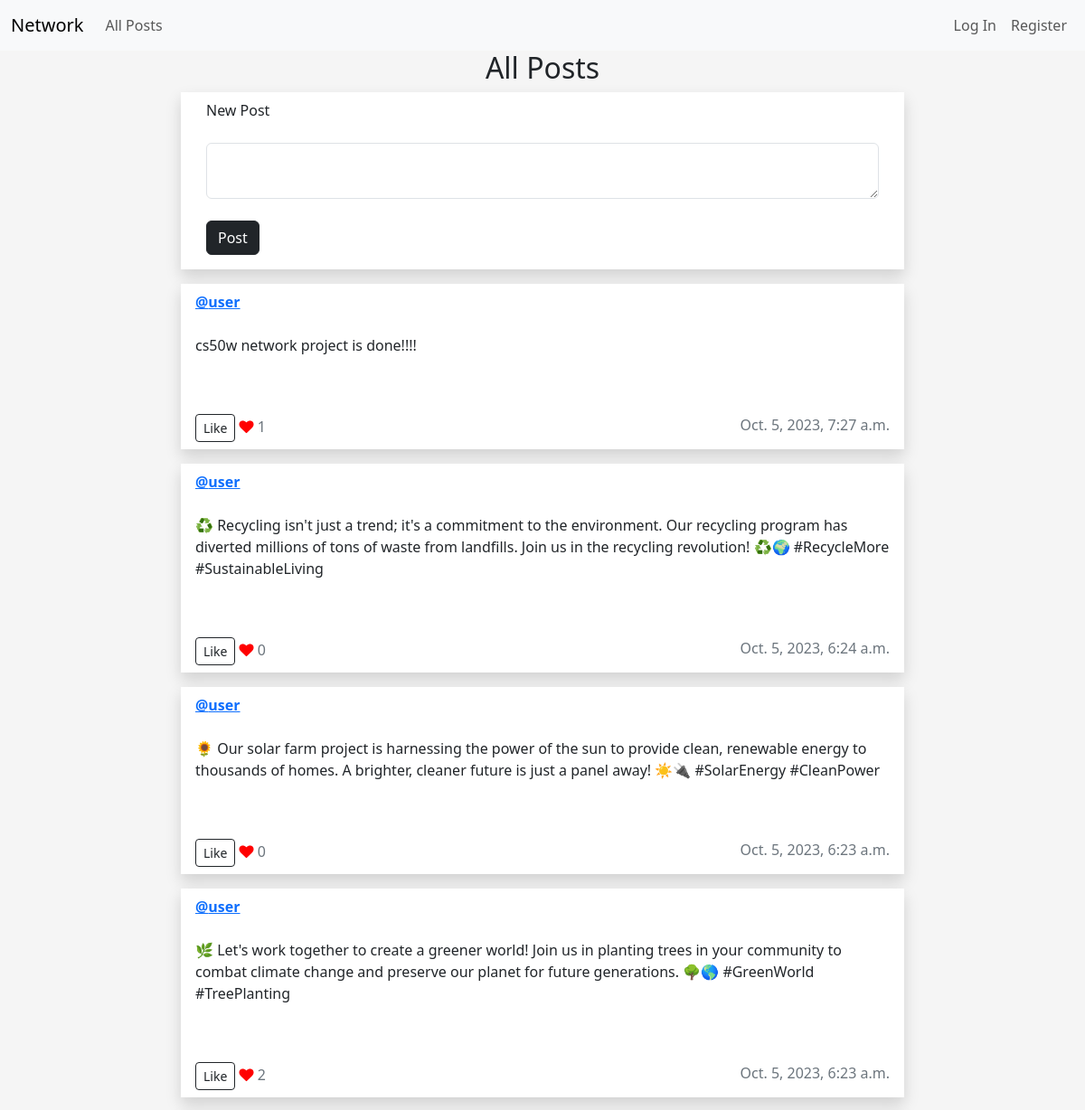
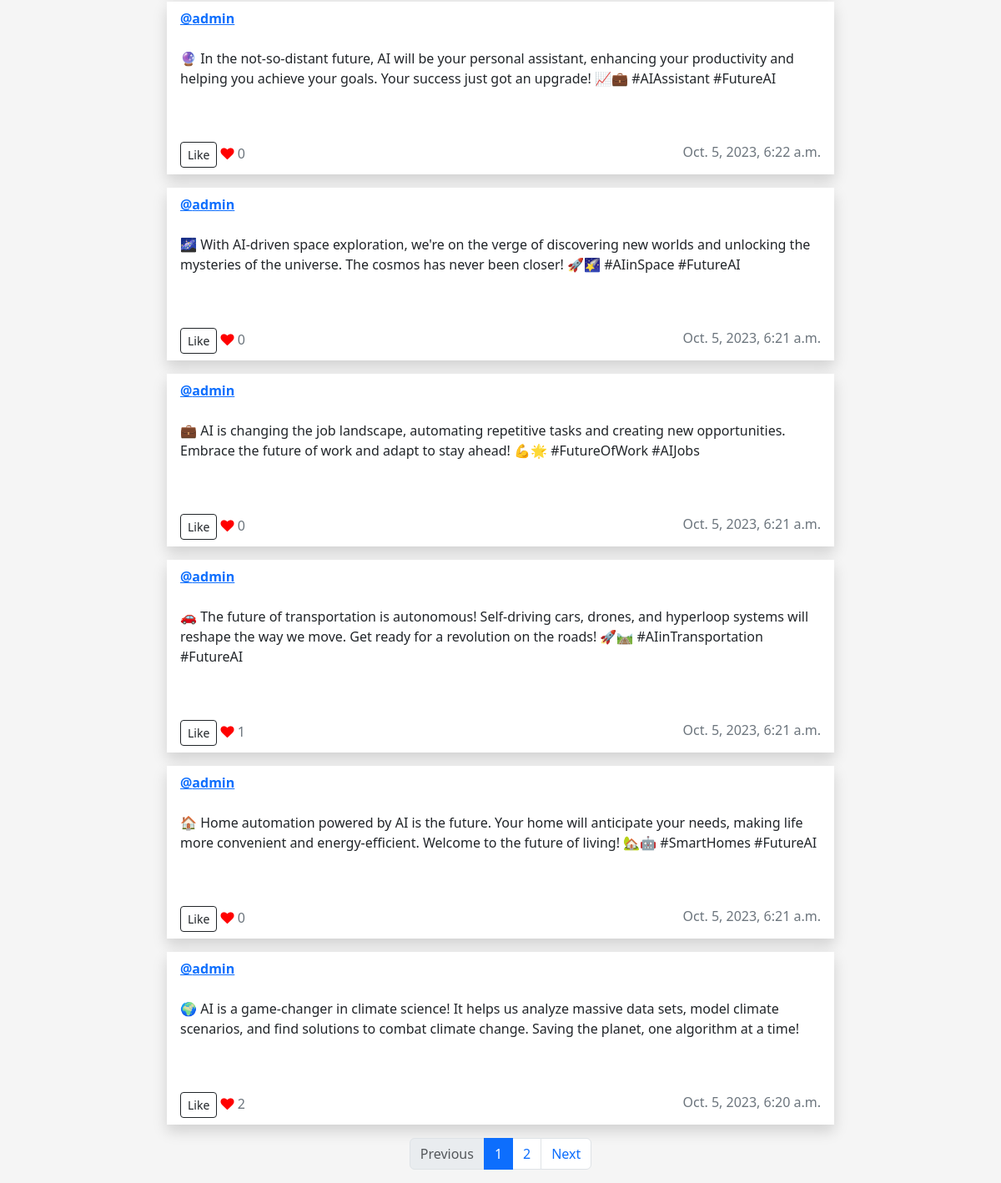
Before: / with the older database file (2 pictures, top to bottom).
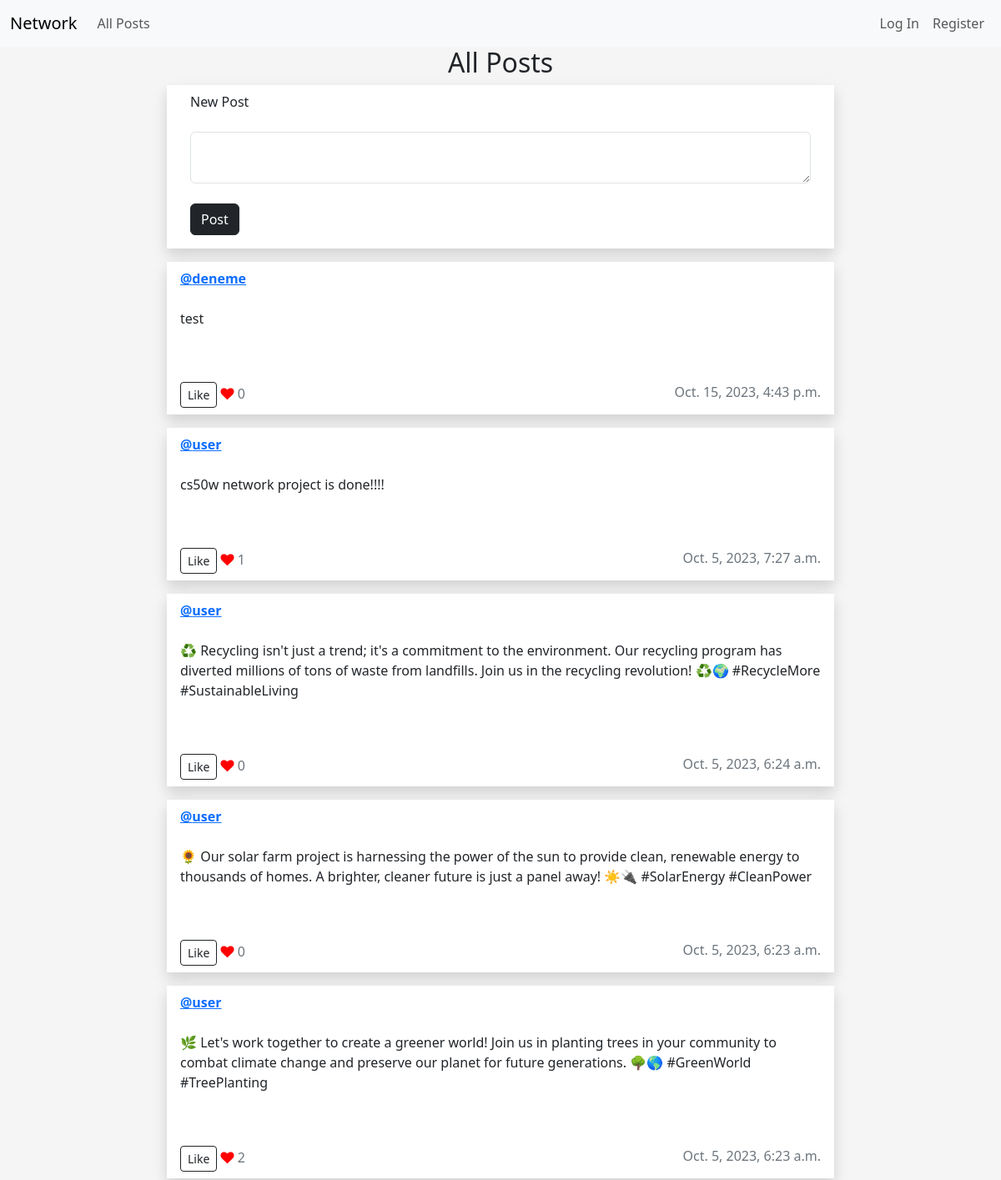
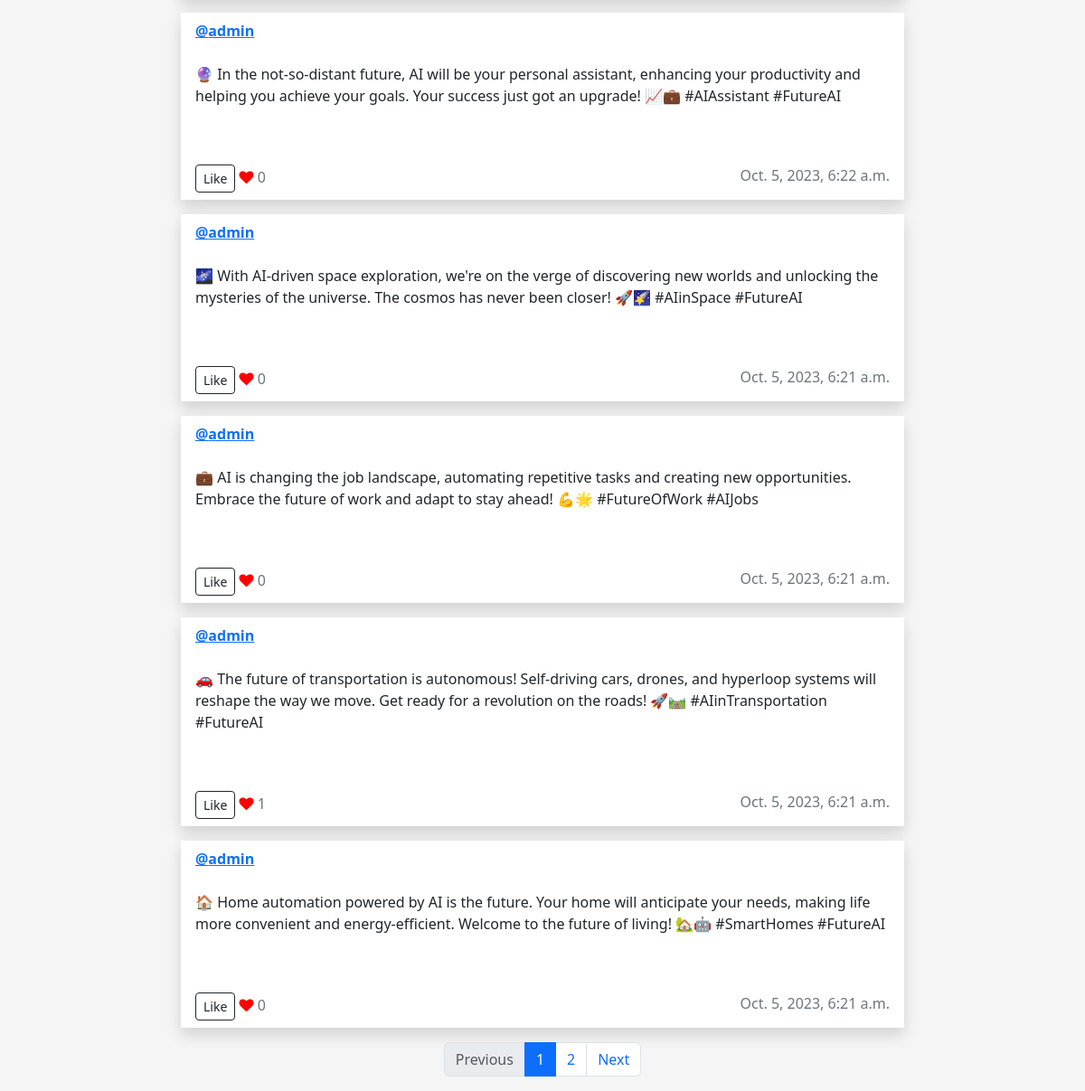
After: the same page with the newer database file (2 pictures, top to bottom).
### network/models.py (models this page shows, shortened)
class Post(models.Model):
    user = models.ForeignKey(User, on_delete=models.CASCADE)
    content = models.TextField()
    timestamp = models.DateTimeField(auto_now_add=True)
    likes = models.ManyToManyField(User, related_name="liked_posts")

class User(AbstractUser):
    pass

### network/views.py (the view)
# urls.py: path("", views.index, name="index"),
def index(request):
    post_list = Post.objects.all().order_by("-timestamp")
    paginator = Paginator(post_list, POST_NUMBER_PER_PAGE)  # Show2  contacts per page.
    page_number = request.GET.get("page")
    page_obj = paginator.get_page(page_number)
    return render(request, "network/index.html", {"page_obj": page_obj})

### network/templates/network/index.html (shortened to what this page needs)
{% extends "network/layout.html" %}
{% block body %}
<h2>All Posts</h2>
<div class="row">
   <div class="card rounded-0 border-0 shadow mb-3 mx-auto" style="max-width: 50rem;">
      <div class="card-header bg-transparent border-0">
         New Post
      </div>
      <div class="card-body">
         <form action="{% url 'post' %}" method="post">
            <textarea class="form-control" autofocus="true" name="content" id="content" maxlength="400"></textarea><br>
            <input class="btn btn-dark" type="submit" value="Post">
         </form>
      </div>
   </div>
</div>
{% for post in page_obj.object_list %}
<div id="posts">
    <div class="row mb-3">
       <div class="post" data-post-id="{{ post.id }}">
          <div class="card rounded-0 border-0 shadow mx-auto" style="max-width: 50rem;">
             <div class="card-header bg-transparent border-0 d-flex justify-content-between">
                <strong><a href="{% url 'profile' post.user.id %}">@{{ post.user }}</a></strong>
             </div>
             <div class="card-body text-dark">
                <p id="post-content" class="post-content">{{ post.content }}</p>
                <br>
             </div>
             <div class="card-footer bg-transparent text-secondary border-0 d-flex justify-content-between">
                <div>
                    <button type="button" id="likeButton_{{ post.id }}" data-post-id="{{ post.id }}" class="btn btn-outline-dark btn btn-sm like-button">
                        {% if user in post.likes.all %}
                        Unlike
                        {% else %}
                        Like
                        {% endif %}
                    </button>
                    <i class="fa fa-heart" style="color: red;"></i>
                    <span id="likeCount_{{ post.id }}" class="like-count">{{ post.likes.count }}</span>
                </div>
                <div>
                    <span> {{ post.timestamp }}</span>
                </div>
             </div>
          </div>
       </div>
    </div>
 </div>
 </div>
{% endfor %}
<nav aria-label="Page navigation example">
   <ul class="pagination justify-content-center">
      {% if page_obj.has_previous %}
      <li class="page-item">
         <a class="page-link" href="?page={{ page_obj.previous_page_number }}">Previous</a>
      </li>
      {% else %}
      <li class="page-item disabled">
         <span class="page-link">Previous</span>
      </li>
      {% endif %}
      {% for i in page_obj.paginator.page_range %}
      <li class="page-item {% if i == page_obj.number %}active{% endif %}">
         <a class="page-link" href="?page={{ i }}">{{ i }}</a>
      </li>
      {% endfor %}
      {% if page_obj.has_next %}
      <li class="page-item">
         <a class="page-link" href="?page={{ page_obj.next_page_number }}">Next</a>
      </li>
      {% else %}
      <li class="page-item disabled">
         <span class="page-link">Next</span>
      </li>
      {% endif %}
   </ul>
</nav>
{% endblock %}

Changed rows visible on the page:
no longer on this page (row unchanged): Post: user "admin", content "🌍 AI is a game-changer in climate science! It helps us analyze massive data sets, model climate scenarios, and find solutions to combat climate change. Saving the planet, one algorithm at a time!", shows "Like", likes.count "2", timestamp "Oct. 5, 2023, 6:20 a.m."
added Post: user "deneme", content "test", shows "Like", likes.count "0", timestamp "Oct. 15, 2023, 4:43 p.m."
